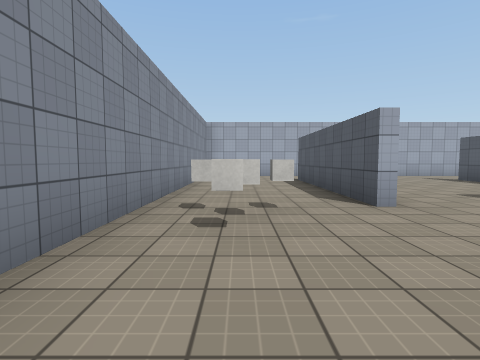
View 1 (above)

15 first-person views from a walk through a Unity game level. The camera is 1.3 m above the floor, tilts 4° down and sees 80° across. The floor is counted in squares, 2.18 m on a side. Each view is taken from the middle of a square. On the plan, view 1 faces up. The plan holds only what a view shows up to about 9 squares ahead; the rest is blank. The player character is not drawn. Surface patterns are stand-ins for the level's own textures.

View 2
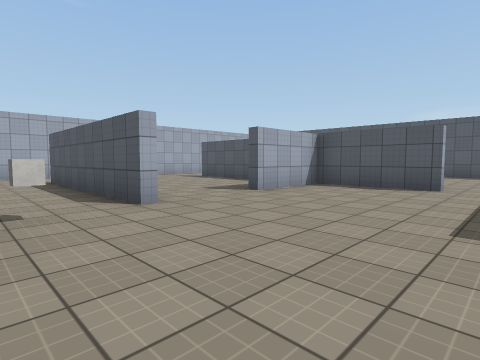

View 3
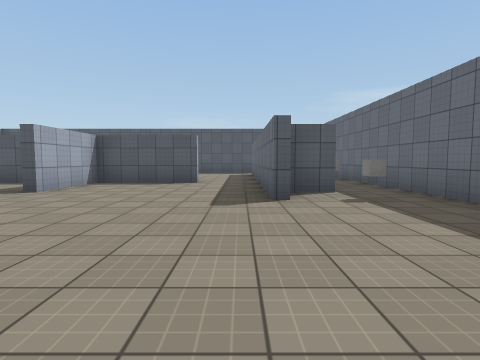

View 4
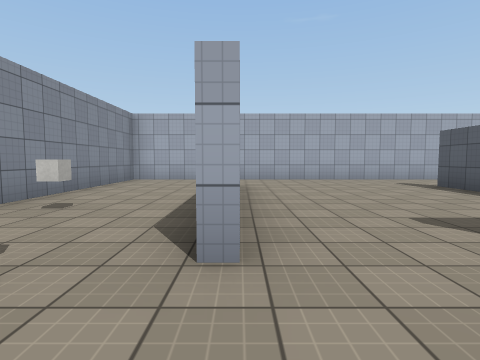

View 5
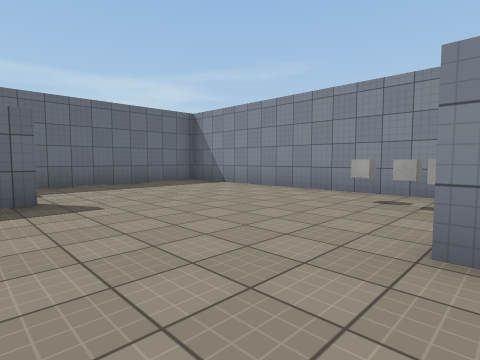

View 6
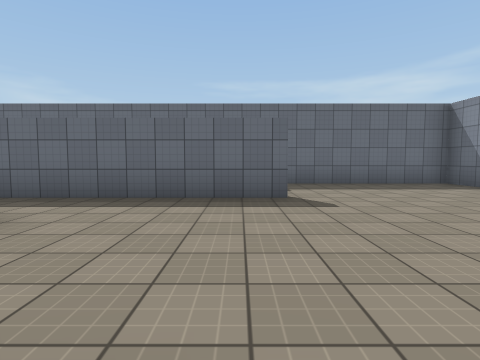

View 7
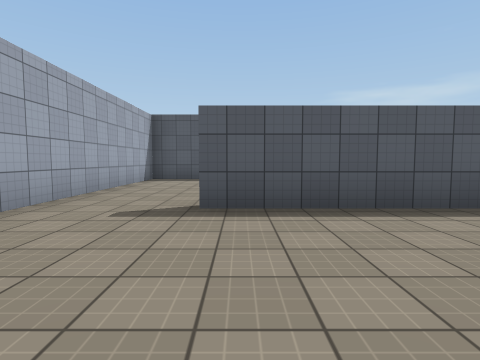

View 8
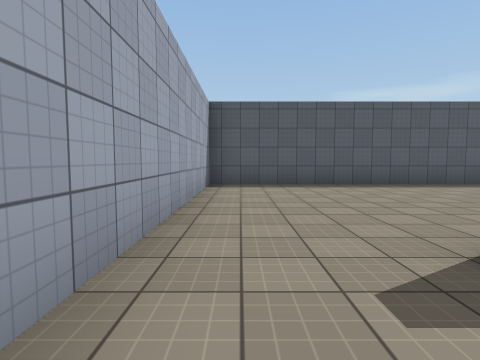

View 9
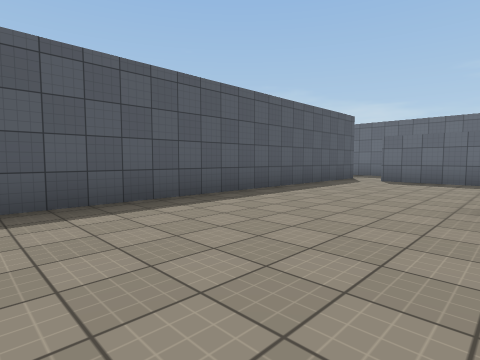

View 10
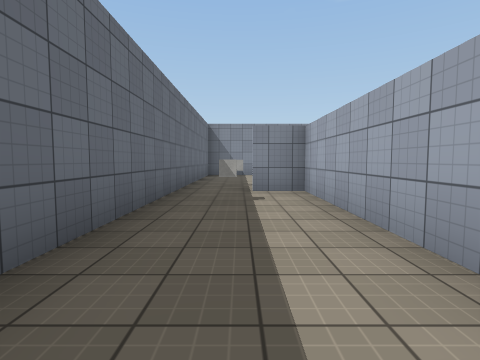

View 11
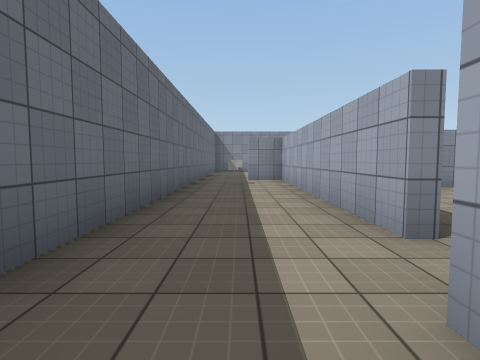

View 12
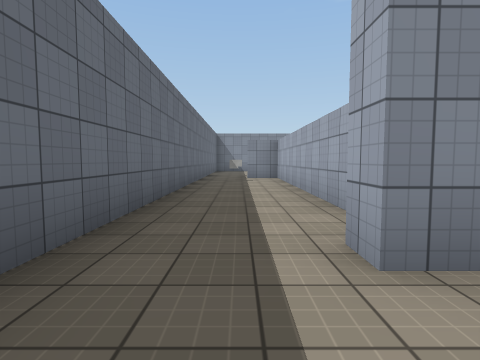

View 13
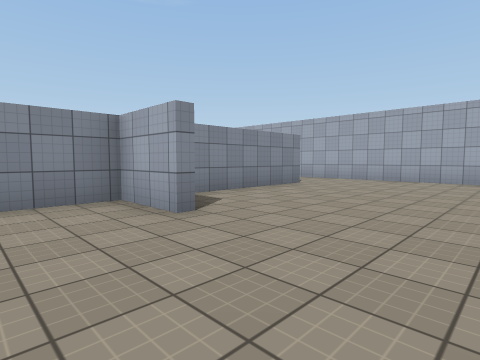

View 14
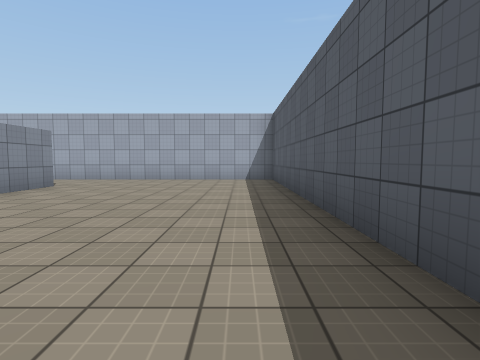

View 15
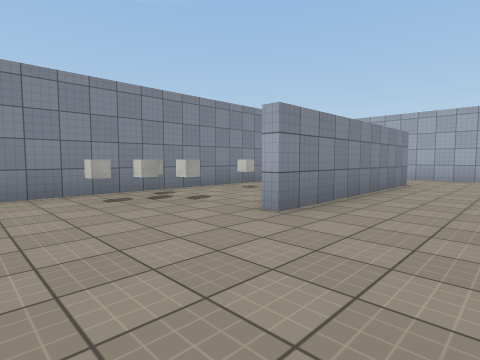

### Floor plan
Ten units are one square. View 1 is at (0, 0); x grows to the right and y downward. Boxes are objects, and circles mark ways between rooms. Rooms are numbered by the first view taken in them; rooms with no view inside come last. Other rooms are left out.
<svg viewBox="-17 -112 152 149">
<path fill="none" stroke="#000" d="M18 -36 18 -86M31 5 55 5M65 -11 65 -36 42 -36M43 19 43 9M15 -107 -12 -107 -12 32 45 32M20 -86 20 -36M65 -50 65 -86M75 -107 15 -107M84 -36 68 -36 68 -22M68 -86 68 -50M55 5 109 5M120 9 120 -107 75 -107M109 7 45 7 45 18M45 32 116 32M125 6 125 12 120 12M116 32 126 32"/>
<rect x="-5" y="-25" width="10" height="10" fill="#bbb"><title>other object</title></rect>
<rect x="-5" y="-35" width="10" height="10" fill="#bbb"><title>other object</title></rect>
<rect x="-5" y="-55" width="10" height="10" fill="#bbb"><title>other object</title></rect>
<rect x="25" y="15" width="10" height="10" fill="#bbb"><title>other object</title></rect>
<circle cx="20" cy="-95" r="3" fill="#2a7"/>
<circle cx="35" cy="-40" r="3" fill="#2a7"/>
<circle cx="65" cy="-5" r="3" fill="#2a7"/>
<circle cx="70" cy="-95" r="3" fill="#2a7"/>
<circle cx="110" cy="10" r="3" fill="#2a7"/>
<circle cx="120" cy="20" r="3" fill="#2a7"/>
<text x="10" y="-30">1</text>
<text x="40" y="-80">2</text>
<text x="90" y="-40">3</text>
<text x="80" y="20">4</text>
<text x="130" y="0">5</text>
</svg>
Room 1 opens to room 2. Room 1 opens to room 3. Room 2 opens to room 3. Room 3 opens to room 4. Room 4 opens to room 5.

Where each view was taken, in squares from view 1:
view 1: 0 up, 0 right, facing up
view 2: 0 up, 0 right, facing up-right
view 3: 0 up, 1 left, facing right
view 4: 2 up, 2 right, facing up
view 5: 4 up, 4 right, facing down-left
view 6: 4 up, 4 right, facing down
view 7: 8 up, 3 right, facing right
view 8: 10 up, 5 right, facing right
view 9: 8 up, 8 right, facing down-right
view 10: 2 down, 10 right, facing left
view 11: 2 down, 13 right, facing left
view 12: 2 down, 14 right, facing left
view 13: 2 up, 11 right, facing up-left
view 14: 2 up, 11 right, facing up
view 15: 1 up, 4 right, facing up-left
